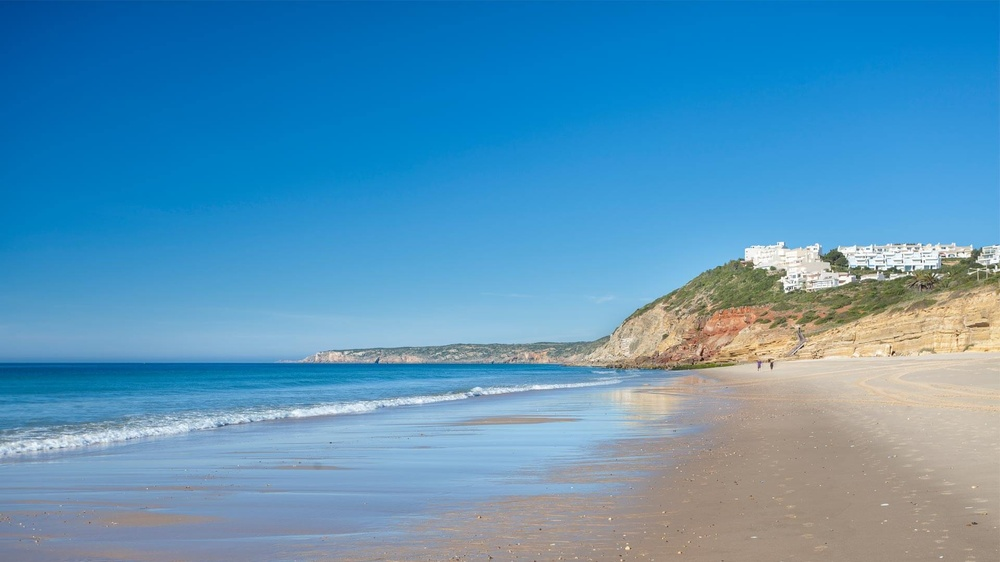
#> input picture Week_3/Day_4/salema-beach.jpg, 1000 x 562 px, shrunk from 1920 x 1080 before the run
$ jupyter execute 'W3D4 - Activity 1 Notebook.ipynb'
#> lines starting #> are read from the running program, lines starting #| are printed output that depends on the picture
## !pip install opencv-python

[cell 1]
import cv2
image = cv2.imread("salema-beach.jpg")
#> image is the input picture: shape (562, 1000, 3); mean B, G, R 186.3, 148.6, 87.5

[cell 2]
# convert to RGB
image = cv2.cvtColor(image, cv2.COLOR_BGR2RGB)

[cell 3]
import numpy as np
from matplotlib import pyplot as plt

[cell 4]
# reshape the image to a 2D array of pixels and 3 color values (RGB)
pixel_values = image.reshape((-1, 3))
# convert to float
pixel_values = np.float32(pixel_values)

[cell 5]
pixel_values.shape
#> Out = (562000, 3)

Type of termination criteria. It has 3 flags as below:
* #### cv.TERM_CRITERIA_EPS — stop the algorithm iteration if specified accuracy, epsilon, is reached.
* #### cv.TERM_CRITERIA_MAX_ITER — stop the algorithm after the specified number of iterations, max_iter.
* #### cv.TERM_CRITERIA_EPS + cv.TERM_CRITERIA_MAX_ITER — stop the iteration when any of the above condition is met.

#### Play around with different criteria to check if results change

[cell 6]
# define stopping criteria
criteria = (cv2.TERM_CRITERIA_EPS , 150, 0.5)
#criteria = (cv2.TERM_CRITERIA_EPS,50,0.5)

### Choose number of clusters for your image. Play around with this number to see what results you get. How do you decide the right number

[cell 7]
# number of clusters (K)
k = 3
_, labels, (centers) = cv2.kmeans(pixel_values, k, None, criteria, 10, cv2.KMEANS_RANDOM_CENTERS)
#> centers = [[167.7, 157.4, 145.2], [109.2, 168.7, 209.9], [11.91, 124.7, 194.3]]

[cell 8]
# convert back to 8 bit values
centers = np.uint8(centers)
#> centers = [[167, 157, 145], [109, 168, 209], [11, 124, 194]]

[cell 9]
# flatten the labels array
labels = labels.flatten()

# convert all pixels to the color of the centroids
segmented_image = centers[labels.flatten()]

# reshape back to the original image dimension
segmented_image = segmented_image.reshape(image.shape)
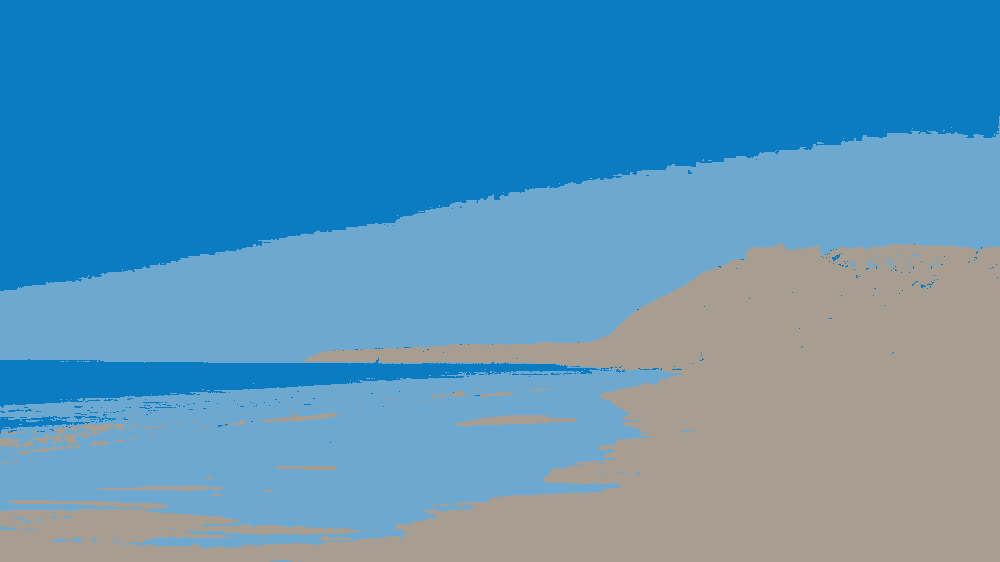
#> segmented_image: shape (562, 1000, 3); mean R, G, B 86.9, 148, 185.8
# show the image
plt.imshow(segmented_image)
plt.show()
